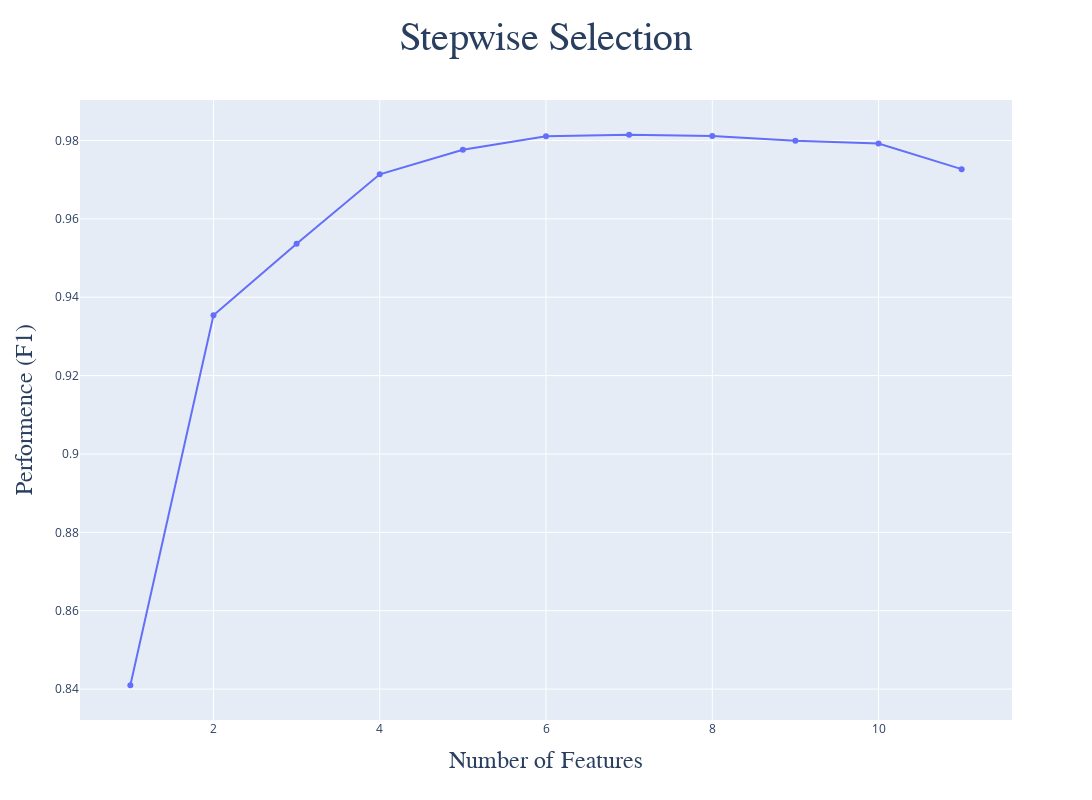

Notebook code for this chart:
### Code cell
metric_dict = sfs.get_metric_dict()
k_features = list(metric_dict.keys())
avg_scores = np.array([metric_dict[k]['avg_score'] for k in k_features])
std_devs = np.array([metric_dict[k]['std_dev'] for k in k_features])

fig = go.Figure()
fig.add_trace(
    go.Scatter(
    x = k_features, y = avg_scores, 
    mode = 'lines+markers', name = 'Average Score'
    )
)

fig.update_layout(
    title = {
        'text': 'Stepwise Selection',
        'font': {
            'size': 40, 'family': 'Gulliver'
        }, 'x': 0.5
    }, 
    xaxis_title = {
        'text': 'Number of Features',
        'font': {
            'size': 24, 'family': 'Gulliver'
        }
    }, 
    yaxis_title = {
        'text': 'Performence (F1)',
        'font': {
            'size': 24, 'family': 'Gulliver'
        }
    }, 
    width = 1200, height = 800
)

fig.show()

### Figure 1 — Plotly figure (JSON) as saved in the notebook; plotly's stock layout.template omitted (floating-point values rounded to 4 significant figures)
{"data": [{"mode": "lines+markers", "name": "Average Score", "type": "scatter", "x": [1, 2, 3, 4, 5, 6, 7, 8, 9, 10, 11], "y": [0.841, 0.9354, 0.9536, 0.9714, 0.9777, 0.9811, 0.9815, 0.9812, 0.9799, 0.9792, 0.9727]}], "layout": {"height": 800, "title": {"font": {"family": "Gulliver", "size": 40}, "text": "Stepwise Selection", "x": 0.5}, "width": 1200, "xaxis": {"title": {"font": {"family": "Gulliver", "size": 24}, "text": "Number of Features"}}, "yaxis": {"title": {"font": {"family": "Gulliver", "size": 24}, "text": "Performence (F1)"}}}}
